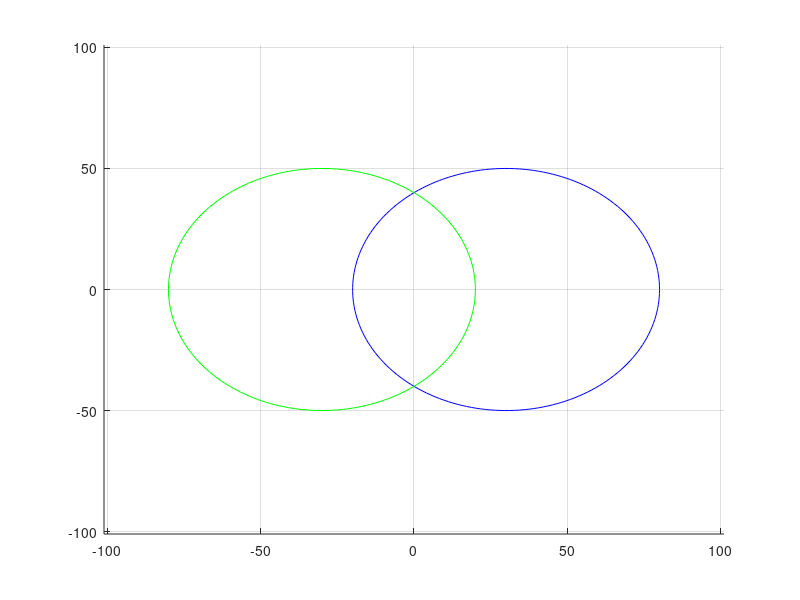

MATLAB code to generate this figure: (Note: this script raises an error after producing the figure.)
Area_X=100;
Area_Y=100;
steps=200;
origin_1=[30;0];
origin_2=[-30;0];
path_1=[origin_1(1)+50*cos(linspace(0,2*pi,steps));origin_1(2)+50*sin(linspace(0,2*pi,steps))];
orientation_1=pi/2*ones(1,steps)+linspace(0,2*pi,steps);
path_2=[origin_2(1)-50*cos(linspace(0,2*pi,steps));origin_2(2)+50*sin(linspace(0,2*pi,steps))];
orientation_2=pi/2*ones(1,steps)-linspace(0,2*pi,steps);
figure(1)
axis([-(Area_X+1) (Area_X+1) -(Area_Y+1) (Area_Y+1)])
grid on
hold on
plot(path_1(1,:),path_1(2,:),'blue',path_2(1,:),path_2(2,:),'green')
hold off
robot1=rectangular_GBM([origin_1(1)+50; origin_1(2); pi/2],16,10,12,[0.0 0.9 0.3]);
robot2=rectangular_GBM([origin_2(1)-50; origin_2(2); pi/2],16,10,12,[0.3 0.4 0.2]);
for ii=1:steps
    robot1=robot1.move_GBM([path_1(:,ii); orientation_1(ii)],[pi/8; -pi/8]);
    robot2=robot2.move_GBM([path_2(:,ii); orientation_2(ii)],[-pi/8; pi/8]);
    robot1.collision_bool=detect_collision(robot1,robot2);
    robot2.collision_bool=robot1.collision_bool;
    robot1.draw_collision_pos
    robot2.draw_collision_pos
    pause(0.05)
end